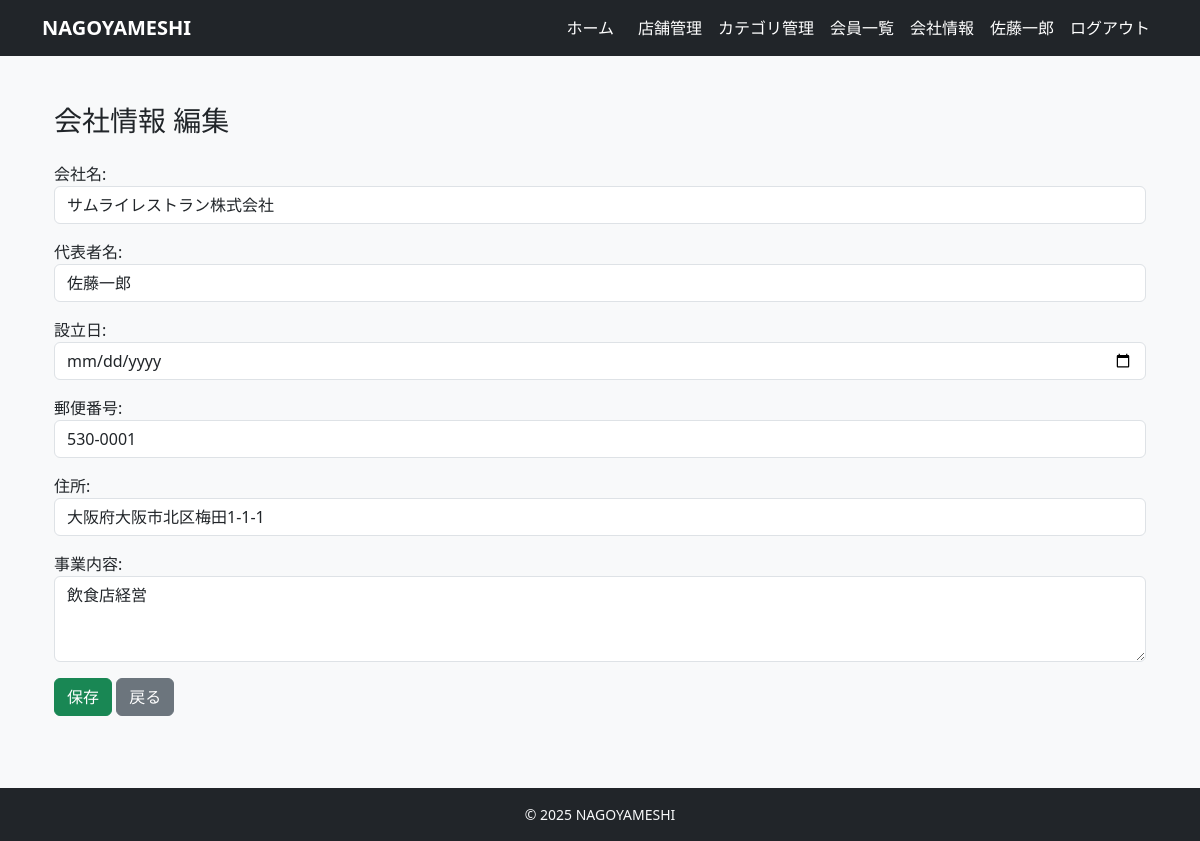
The app's page /owner/company/edit/ (signed in) with its own data.
### accounts/models.py (models this page shows, shortened)
class User(AbstractUser):
    username = None  # 使わない（メールログインにする）
    email = models.EmailField(unique=True)
    name = models.CharField(max_length=10)
    name_kana = models.CharField(max_length=10)
    zipcode = models.CharField(max_length=8)
    address = models.CharField(max_length=20)
    tel = models.CharField(max_length=11)
    company = models.ForeignKey(
        'restaurants.Company',
        verbose_name='所属会社',
        on_delete=models.SET_NULL,
        null=True,
        blank=True,
        related_name='staff_members'
    )
    is_paid_member = models.BooleanField(default=False)
    is_owner_member = models.BooleanField(default=False)
    created_at = models.DateTimeField(auto_now_add=True)
    updated_at = models.DateTimeField(auto_now=True)
    USERNAME_FIELD = 'email'
    REQUIRED_FIELDS = ['name', 'name_kana', 'zipcode', 'address', 'tel']
    objects = CustomUserManager()

### restaurants/models.py (models this page shows, shortened)
class Company(models.Model):
    owner = models.OneToOneField(
        settings.AUTH_USER_MODEL,
        on_delete=models.CASCADE,
        related_name="owned_company",
        null=True,  # 既存データがあるなら最初は許可しておくと楽
        blank=True,
    )
    name = models.CharField(max_length=100)
    representative = models.CharField(max_length=100)
    established_at = models.DateField(null=True, blank=True)
    zipcode = models.CharField(max_length=10)
    address = models.CharField(max_length=200)
    business = models.TextField()  # 事業内容
    created_at = models.DateTimeField(auto_now_add=True)
    updated_at = models.DateTimeField(auto_now=True)

### restaurants/views.py (the view)
# urls.py: path("owner/company/edit/", views.OwnerCompanyInfoView.as_view(), name="company_edit"),
class OwnerCompanyInfoView(LoginRequiredMixin, OwnerRequiredMixin, UpdateView):
    model = Company
    form_class = CompanyForm
    template_name = "restaurants/owner_company_form.html"
    success_url = reverse_lazy("restaurants:owner_dashboard")
    def get_object(self, queryset=None):
        user = self.request.user
        company, created = Company.objects.get_or_create(owner=user)
        return company

### restaurants/forms.py
class CompanyForm(forms.ModelForm):
    class Meta:
        model = Company
        fields = ["name", "representative", "established_at", "zipcode", "address", "business"]
        labels = {
            "name": "会社名",
            "representative": "代表者名",
            "established_at": "設立日",
            "zipcode": "郵便番号",
            "address": "住所",
            "business": "事業内容",
        }
        widgets = {
            "name": forms.TextInput(attrs={'class': 'form-control'}),
            "representative": forms.TextInput(attrs={'class': 'form-control'}),
            "established_at": forms.DateInput(attrs={'class': 'form-control', 'type': 'date'}),
            "zipcode": forms.TextInput(attrs={'class': 'form-control'}),
            "address": forms.TextInput(attrs={'class': 'form-control'}),
            "business": forms.Textarea(attrs={'class': 'form-control', 'rows': 3}),
        }

### restaurants/views.py (called while the page is built)
    def test_func(self):
        user = self.request.user
        return user.is_authenticated and getattr(user, "is_owner_member", False)

### templates/restaurants/owner_company_form.html (shortened to what this page needs)
{% extends "base.html" %}
{% block content %}
<div class="container py-4">
    <h1 class="mb-4 h3">会社情報 編集</h1>
    <form method="post">
        {{ form.as_p }}
        <button type="submit" class="btn btn-success">保存</button>
        <a href="{% url 'restaurants:company_detail' %}" class="btn btn-secondary">戻る</a>
    </form>
</div>
{% endblock %}

### templates/base.html (shortened to what this page needs)
<!DOCTYPE html>
<html lang="ja">
<head>
    <link href="https://cdn.jsdelivr.net/npm/bootstrap@5.3.3/dist/css/bootstrap.min.css" rel="stylesheet"
>
</head>
<body class="bg-light d-flex flex-column min-vh-100">
    <nav class="navbar navbar-expand-lg navbar-dark bg-dark mb-4">
        <div class="container">
            <a class="navbar-brand fw-bold" href="/">NAGOYAMESHI</a>
            <div class="collapse navbar-collapse" id="navbarNav">
                <ul class="navbar-nav ms-auto align-items-center">
                    {% if user.is_authenticated %}
                    {% if user.is_owner_member %}
                    <li class="nav-item">
                        <a class="nav-link me-2" href="{% url 'restaurants:owner_dashboard' %}">ホーム</a>
                    </li>
                    {% else %}
                    <li class="nav-item">
                        <a class="nav-link me-2" href="{% url 'restaurants:restaurant_list' %}">ホーム</a>
                    </li>
                    {% endif %}
                    {% if user.is_owner_member %}
                    <li class="nav-item"><a class="nav-link"
                            href="{% url 'restaurants:owner_restaurant_list' %}">店舗管理</a></li>
                    <li class="nav-item"><a class="nav-link"
                            href="{% url 'restaurants:owner_category_list' %}">カテゴリ管理</a></li>
                    <li class="nav-item"><a class="nav-link" href="{% url 'restaurants:owner_member_list' %}">会員一覧</a>
                    </li>
                    <li class="nav-item"><a class="nav-link" href="{% url 'restaurants:company_detail' %}">会社情報</a></li>
                    {% endif %}
                    {% if not user.is_owner_member %}
                    <li class="nav-item dropdown ms-2">
                        <a class="nav-link dropdown-toggle" href="#" id="navbarDropdown" role="button"
                            data-bs-toggle="dropdown" aria-expanded="false">
                            {{ user.name|default:user.email }}
                        </a>
                        <ul class="dropdown-menu dropdown-menu-end" aria-labelledby="navbarDropdown">
                            <li><a class="dropdown-item" href="{% url 'accounts:user_profile' %}">会員情報</a></li>
                            <li><a class="dropdown-item" href="{% url 'reservations:reservation_list' %}">予約一覧</a></li>
                            <li><a class="dropdown-item" href="{% url 'restaurants:my_favorite_list' %}">お気に入り一覧</a>
                            </li>
                            <li>
                                <hr class="dropdown-divider">
                            </li>
                            <li><a class="dropdown-item" href="{% url 'accounts:payment_method' %}">お支払い方法</a></li>
                            <li><a class="dropdown-item" href="{% url 'accounts:subscription_cancel' %}">有料プラン解約</a>
                            </li>
                            <li>
                                <hr class="dropdown-divider">
                            </li>
                            <li>
                                <form method="post" action="{% url 'accounts:logout' %}">
                                    {% csrf_token %}
                                    <button type="submit" class="dropdown-item w-100 text-start">
                                        ログアウト
                                    </button>
                                </form>
                            </li>
                        </ul>
                    </li>
                    {% else %}
                    <li class="nav-item ms-2">
                        <span class="navbar-text me-2">{{ user.name|default:user.email }}</span>
                    </li>
                    <li class="nav-item">
                        <form method="post" action="{% url 'accounts:logout' %}" class="d-inline">
                            <button type="submit" class="btn btn-link nav-link">
                                ログアウト
                            </button>
                        </form>
                    </li>
                    {% endif %}
                    {% endif %}
                </ul>
            </div>
        </div>
    </nav>
    <main class="container mb-5 flex-grow-1">
        {% block content %}{% endblock %}
    </main>
    <footer class="bg-dark text-light py-3 mt-auto">
        <div class="container text-center small">
            &copy; {{ now|default:"2025" }} NAGOYAMESHI
        </div>
    </footer>
</body>
</html>

### templates/base.html (style rules this page uses)
.navbar.navbar-dark .navbar-brand, .navbar.navbar-dark .navbar-text, .navbar.navbar-dark .navbar-nav .nav-link, .navbar.navbar-dark .navbar-nav .nav-link:visited, .navbar.navbar-dark .btn-link.nav-link, .navbar.navbar-dark .dropdown-toggle { color: #ffffff !important; }

### records on screen
User: name "佐藤一郎"
Company: name "サムライレストラン株式会社", representative "佐藤一郎", zipcode "530-0001", address "大阪府大阪市北区梅田1-1-1", business "飲食店経営"

### other values on screen
{{ now|default:"2025" }} "2025"
